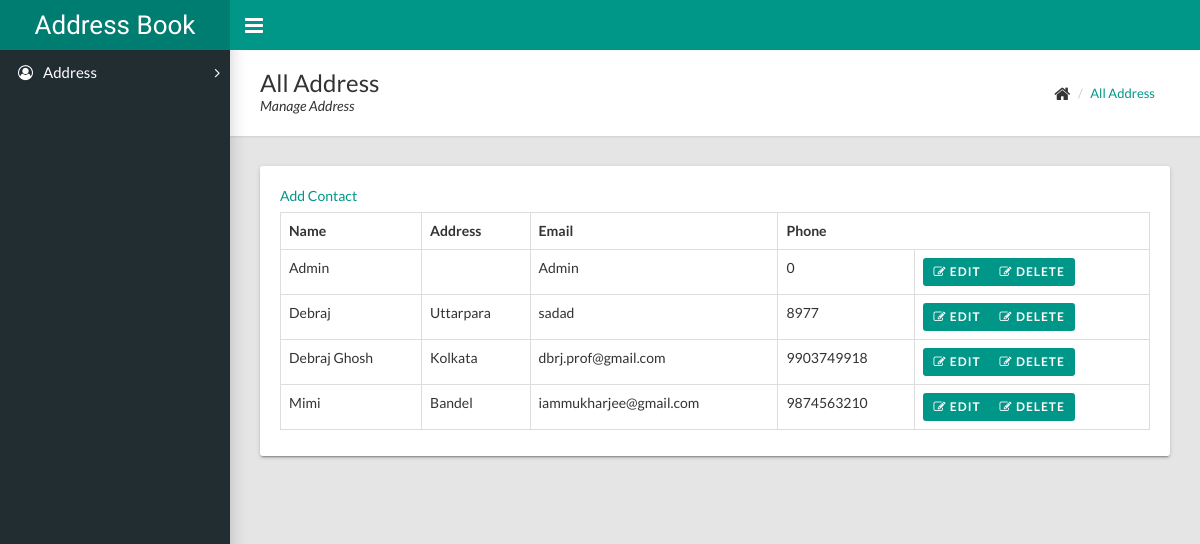
The page / on the database its author committed.
### tables this page shows
CREATE TABLE `users` (
  `id` int(11) NOT NULL,
  `name` varchar(200) DEFAULT NULL,
  `email` varchar(200) DEFAULT NULL,
  `mobile` varchar(255) DEFAULT NULL,
  `address` varchar(255) NOT NULL,
  `created_on` date NOT NULL,
  `isdeleted` enum('Y','N') NOT NULL DEFAULT 'N'
);

### db-operations.php (called while the page is built, shortened)
<?php
function getSalesmans()
{
  include ("db-connect.php");
  $query = "SELECT * FROM `users` WHERE isdeleted = 'N'";
  $result = mysqli_query($con,$query);
  $values = array();
  while($row = mysqli_fetch_array($result, MYSQLI_ASSOC))
  {
    $values[] = $row;
  }
  return $values;
}
?>

### index.php (the view, shortened to what this page needs)
<?php
include 'admin-header.php';
?>
      <div class="content-wrapper">
        <div class="page-title">
          <div>
            <h1> All Address</h1>
            <p>Manage Address</p>
          </div>
          <div>
            <ul class="breadcrumb">
              <li><i class="fa fa-home fa-lg"></i></li>
              <li><a href="#">All Address</a></li>
            </ul>
          </div>
        </div>
        <div class="row">
          <div class="col-md-12">
            <div class="card">
              <div class="card-body">
                <table class="table table-hover table-bordered" id="sampleTable">
                  <thead>
                    <tr>
                      <th>Name</th>
                      <th>Address</th>
                      <th>Email</th>
                      <th>Phone</th>
                    </tr>
                  </thead>
                  <tbody><a href="add-address.php">Add Contact</a>
                  <?php
                  include 'db-operations.php';
                  $salesmans=getSalesmans();
                  for ($i=0;$i<count($salesmans);$i++)
                  {
                      echo "<tr>";
                      echo "<td>" . $salesmans[$i]['name'] . "</td>";
                      echo "<td>" . $salesmans[$i]['address'] . "</td>";
                      echo "<td>" . $salesmans[$i]['email'] . "</td>";
                      echo "<td>" . $salesmans[$i]['mobile'] . "</td>";
                      echo "<td>";
                      echo "<div class='btn-group'>";
                      echo "<a class='btn btn-primary btn-sm' href='edit-address.php?id=" . $salesmans[$i]['id'] . "'><i class='fa fa-edit'></i> Edit</a>";
                      echo "<a class='btn btn-primary btn-sm' href='javascript:delete_id(" . $salesmans[$i]['id'] . ")'><i class='fa fa-edit'></i> Delete</a>";
                      echo "</div>";
                      echo "</td>";
                      echo "</tr>";
                  }
                  ?>
                  </tbody>
                </table>
              </div>
            </div>
          </div>
        </div>
      </div>
    </div>
<?php
include 'admin-footer.php';
?>

### admin-header.php (shortened to what this page needs)
<!DOCTYPE html>
<html>
  <head>
    <link rel="stylesheet" type="text/css" href="css/main.css">
    <link rel="stylesheet" type="text/css" href="https://maxcdn.bootstrapcdn.com/font-awesome/4.7.0/css/font-awesome.min.css">
  </head>
  <body class="sidebar-mini fixed">
    <div class="wrapper">
      <header class="main-header hidden-print"><a class="logo" href="index.php">Address Book</a>
        <nav class="navbar navbar-static-top">
          <a class="sidebar-toggle" href="#" data-toggle="offcanvas"></a>
        </nav>
      </header>
      <aside class="main-sidebar hidden-print">
        <section class="sidebar">
          <ul class="sidebar-menu">
            <li id="borrowers" class="treeview"><a href="#"><i class="fa fa-user-circle-o"></i><span>Address</span><i class="fa fa-angle-right"></i></a>
            </li>
          </ul>
        </section>
      </aside>

### admin-footer.php (shortened to what this page needs)
</body>
</html>

### rows shown on the page
users: name "Admin", email "Admin", mobile "0"
users: name "Debraj", address "Uttarpara", email "sadad", mobile "8977"
users: name "Debraj Ghosh", address "Kolkata", email "dbrj.prof@gmail.com", mobile "9903749918"
users: name "Mimi", address "Bandel", email "iammukharjee@gmail.com", mobile "9874563210"
